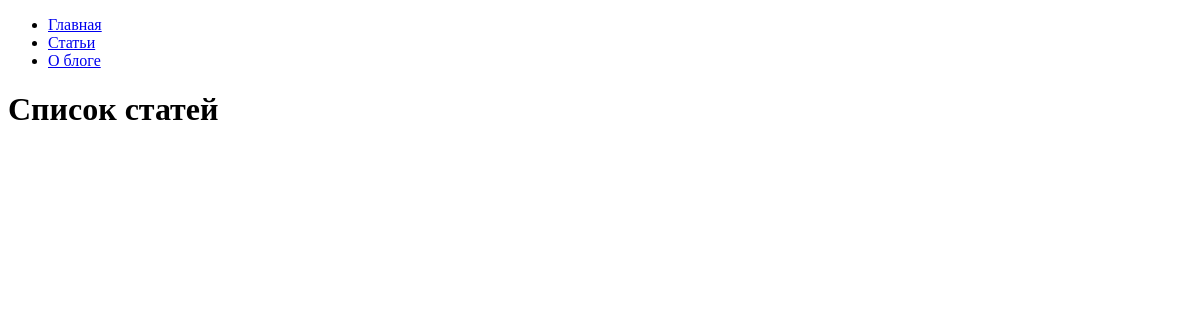
The page /articles/ on the database as committed earlier.
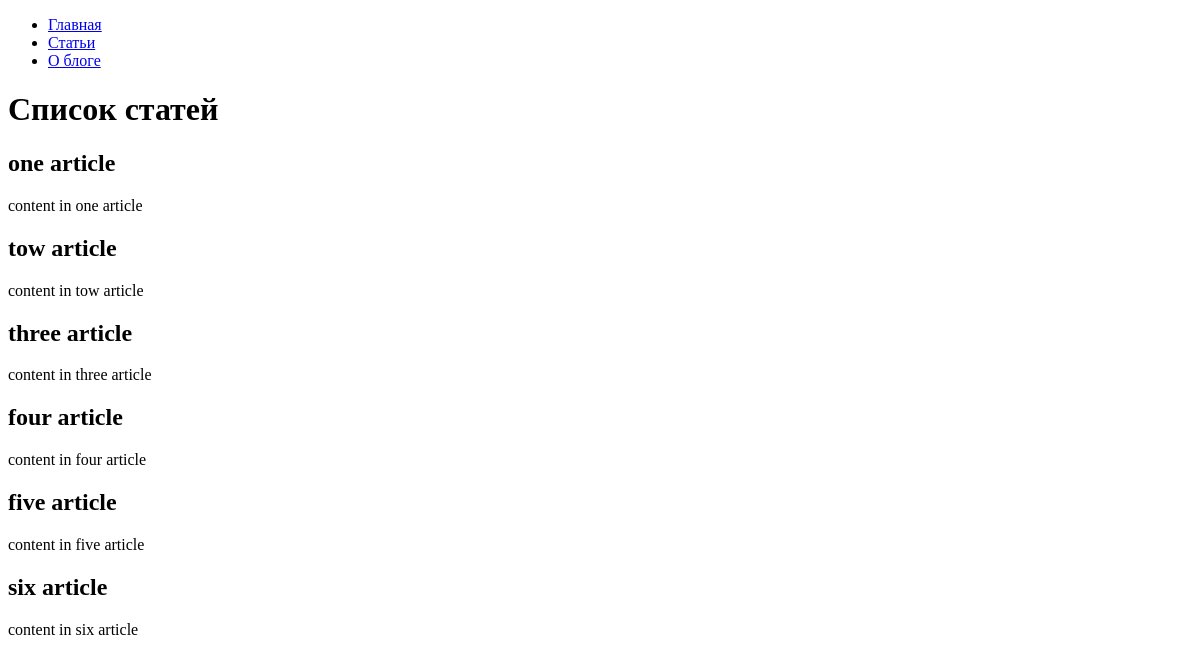
The same page on the database as committed later.
### hexlet_django_blog/article/models.py (models this page shows, shortened)
class Article(models.Model):
    name = models.CharField(max_length=200)
    body = models.TextField()
    timestamp = models.DateTimeField(auto_now_add=True)

### hexlet_django_blog/article/views.py (the view)
# urls.py: path('', views.IndexView.as_view(), name='article')
class IndexView(View):
    def get(self, request, *args, **kwargs):
        articles = Article.objects.all()[:15]
        return render(request, 'articles/index.html', context={
            'articles': articles,
        })

### hexlet_django_blog/templates/articles/index.html
{% extends "base.html" %}
{% block content %}
    <h1>Список статей</h1>
    {% for article in articles %}
        <h2>{{ article.name }}</h2>
        <div>{{ article.body|slice:":200" }}</div>
    {% endfor %}
{% endblock %}

### hexlet_django_blog/templates/base.html (shortened to what this page needs)
<!DOCTYPE html>
<html lang="en">
<head>
</head>
<body>
<div id="sidebar">
    {% block sidebar %}
        <ul>
            <li><a href="{% url 'home' %}">Главная</a></li>
            <li><a href="{% url 'article' %}">Статьи</a></li>
            <li><a href="{% url 'about' %}">О блоге</a></li>
        </ul>
    {% endblock %}
</div>
<div id="content">
    {% block content %}{% endblock %}
</div>
</body>
</html>

Rows that differ between the two databases and show on the page:
added Article: name "one article", body "content in one article"
added Article: name "tow article", body "content in tow article"
added Article: name "three article", body "content in three article"
added Article: name "four article", body "content in four article"
added Article: name "five article", body "content in five article"
added Article: name "six article", body "content in six article"
